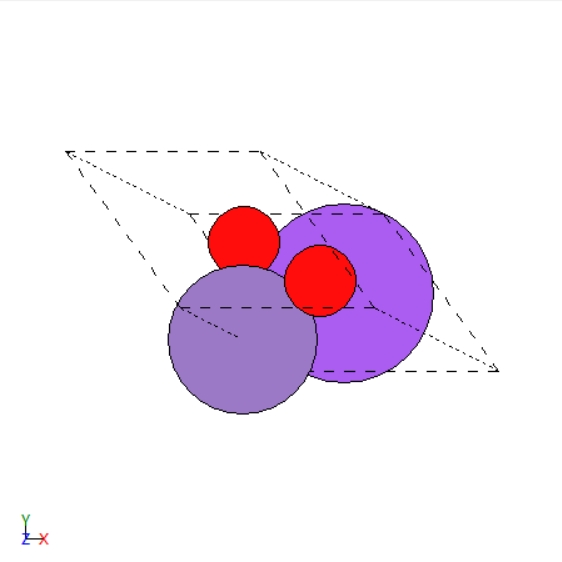
#> input picture home/static/images/Crystal/Crystal_display.jpg, 562 x 562 px; its folder holds only this picture in this run
$ python reshape_figure_size.py
#> lines starting #> are read from the running program, lines starting #| are printed output that depends on the picture
import os
import glob
from PIL import Image

def resize_and_convert_to_png(input_image_path, output_image_path):
#> called with input_image_path = './Crystal_display.jpg', output_image_path = './Crystal_display.png'
    with Image.open(input_image_path) as img:

#> img is the input picture: PIL image 562x562 RGB; mean R, G, B 243.4, 232.1, 243.7
        original_width, original_height = img.size
#> original_width = 562; original_height = 562
        aspect_ratio = original_height / original_width
#> aspect_ratio = 1
        new_height = int(105 * aspect_ratio)
#> new_height = 105


        img_resized = img.resize((105, new_height), Image.Resampling.LANCZOS)
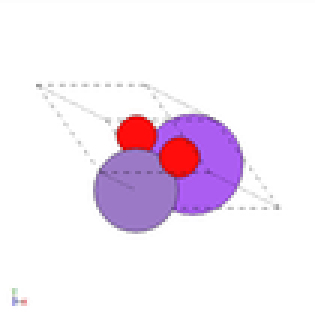
#> img_resized: PIL image 105x105 RGB (shown 3 times larger); mean R, G, B 243.1, 231.9, 243.5
        img_resized.save(output_image_path, format='PNG')

def process_images_in_directory(directory):

    extensions = ['jpg', 'jpeg', 'png']

    for extension in extensions:
        for image_path in glob.glob(f'{directory}/*.{extension}'):

            output_image_path = os.path.splitext(image_path)[0] + '.png'
            print(f'Processing {image_path}...')
            resize_and_convert_to_png(image_path, output_image_path)
            print(f'Saved to {output_image_path}')


current_directory = '.'
process_images_in_directory(current_directory)
